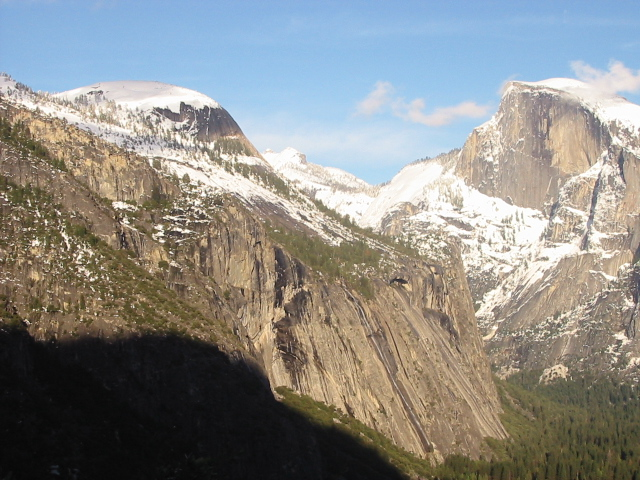
#> input picture Project4_Homography/yosemite1.jpg, 640 x 480 px
$ jupyter execute Homography.ipynb   (shell and % lines are left out)
#> lines starting #> are read from the running program, lines starting #| are printed output that depends on the picture; after the words box and inside, x2 and y2 are one past the last pixel; in counts of white or black regions, pixels touching at a corner belong together
[cell 1]
'''
import library
'''
import numpy as np
import cv2
from scipy.spatial.distance import cdist
import matplotlib.pyplot as plt

[cell 2]
'''
Function (modify)
'''
def compute_homography(p1, p2):
  """
  compute the homography transform
  p1, p2: 4 x 2, 4 groups of corresponding points
  """
  # IMPLEMENT HERE, hint: you may find np.linalg.svd useful

  # construct the A matrix in the same way in the slides
  A = [[p2[0][0],p2[0][1],1,0,0,0,-p2[0][0]*p1[0][0],-p2[0][1]*p1[0][0],-p1[0][0]],
       [0,0,0,p2[0][0],p2[0][1],1,-p2[0][0]*p1[0][1],-p2[0][1]*p1[0][1],-p1[0][1]],
       [p2[1][0],p2[1][1],1,0,0,0,-p2[1][0]*p1[1][0],-p2[1][1]*p1[1][0],-p1[1][0]],
       [0,0,0,p2[1][0],p2[1][1],1,-p2[1][0]*p1[1][1],-p2[1][1]*p1[1][1],-p1[1][1]],
       [p2[2][0],p2[2][1],1,0,0,0,-p2[2][0]*p1[2][0],-p2[2][1]*p1[2][0],-p1[2][0]],
       [0,0,0,p2[2][0],p2[2][1],1,-p2[2][0]*p1[2][1],-p2[2][1]*p1[2][1],-p1[2][1]],
       [p2[3][0],p2[3][1],1,0,0,0,-p2[3][0]*p1[3][0],-p2[3][1]*p1[3][0],-p1[3][0]],
       [0,0,0,p2[3][0],p2[3][1],1,-p2[3][0]*p1[3][1],-p2[3][1]*p1[3][1],-p1[3][1]]
       ]
  # use SVD to find the solution to Ax = 0
  u,s,vh = np.linalg.svd(A)
  # reorgnize the solution vector and normalize it to get homography matrix
  v = vh.T
  h = v[:,-1]/v[-1,-1]
  H = h.reshape(3,3)
  #print(H)
  return H

[cell 3]
## Test ##
p1 = np.array([[366.6972,  106.9789],
  [439.9366,   84.4437],
  [374.5845,  331.2042],
  [428.6690,  326.6972]])

p2 = np.array([ [115.0000,  120.0000],
  [194.0000,  107.0000],
  [109.0000,  351.0000],
  [169.0000,  346.0000] ])
H = compute_homography(p1, p2)
assert np.allclose(H, np.array([[ 6.76097539e-01,  9.12020085e-02,  2.61445474e+02],
       [-1.57581282e-01,  9.59039559e-01,  5.18593524e+00],
       [-4.93549913e-04,  9.67378471e-05,  1.00000000e+00]]))

[cell 4]
def plot_corr(I1, I2, p1, p2):
  """
  utility function to plot correspondence between p1 in I1 and p2 in I2

  I1, I2: H * W, two input images of the same size
  p1, p2: N * 2, points on two images
  """
  I = np.hstack((I1, I2))
  sy,sx = I1.shape[0:2]

  plt.figure()
  plt.imshow(I)
  plt.plot(p1[:, 0], p1[:, 1],'bo')
  plt.plot(sx + p2[:, 0], p2[:, 1],'rx')
  plt.plot(np.c_[p1[:, 0], sx + p2[:, 0]].T, np.c_[p1[:, 1],p2[:, 1]].T, 'g-')
  plt.show()

[cell 5]
'''
Function (modify)
'''
def match_features(f1,f2):
  """
  f1, f2: N * feature_size, two features to be matched
  """

  # IMPLEMENT HERE
  # hint: you may find cdist from scipy.spatial.distance, numpy.argsort useful

  N = f1.shape[0]
  M = f2.shape[0]

  # compute pairwise distance between f1 and f2
  dist = cdist(f1,f2)
  f1_dist = np.argsort(dist)
  f2_dist = np.argsort(dist,0)

  # forward matching, find closet two matches in f2 to f1 and do a ratio test
  match_fwd = []
  min_f1 = f1_dist[:,0]
  second_f1 = f1_dist[:,1]
  for i in range (0,N):
    if ((dist[i,min_f1[i]] / dist[i, second_f1[i]]) < 0.7):
      match_fwd.append([i,min_f1[i]])
  match_fwd = np.array(match_fwd)

  # backward matching, find closet two matches in f1 to f2 and do a ratio test
  match_bkwd = []
  min_f2 = f2_dist[0]
  second_f2 = f2_dist[1]
  for j in range (0, M):
    if ((dist[min_f2[j],j]/dist[second_f2[j],j]) < 0.7):
      match_bkwd.append([min_f2[j],j])
  match_bkwd = np.array(match_bkwd)

  # get the intersect of two matching as the final result with python set
  set1 = set(map(tuple, match_fwd))
  set2 = set(map(tuple, match_bkwd))
  intersect = set1 & set2
  match = np.array(list(intersect))

  return match, match_fwd, match_bkwd

[cell 6]
## Test ##
a = np.array([[2, 3],[5, 8],[4, 10]])
b = np.array([[10, 2],[2, 3],[5, 7],[1, -10]])
match, match_fwd, match_bkwd = match_features(a, b)
assert np.allclose(match, np.array([[0, 1],[1, 2]]))
assert np.allclose(match_fwd, np.array([[0, 1],[1, 2],[2, 2]]))
assert np.allclose(match_bkwd, np.array([[0, 1],[1, 2]]))

[cell 7]
"""
Script (do not modify)
"""

# load images in OpenCV BGR format
I1 = cv2.imread('yosemite1.jpg')
#> I1 is the input picture: shape (480, 640, 3); mean B, G, R 135.4, 139.3, 139.5
I2 = cv2.imread('yosemite2.jpg')
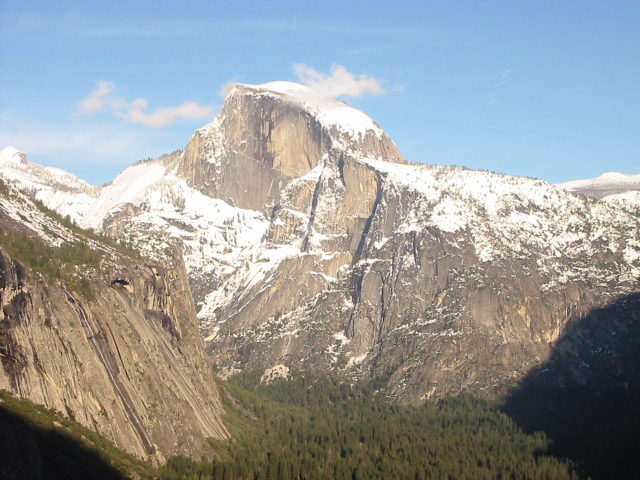
#> input picture Project4_Homography/yosemite2.jpg, 640 x 480 px
#> I2 is the input picture: shape (480, 640, 3); mean B, G, R 155.6, 155.5, 151.7

# create grayscale images
I1_gray = cv2.cvtColor(I1, cv2.COLOR_BGR2GRAY)
I2_gray = cv2.cvtColor(I2, cv2.COLOR_BGR2GRAY)
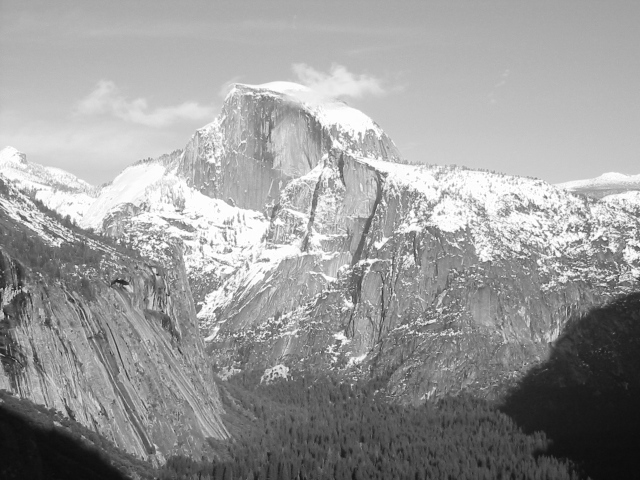
#> I2_gray: shape (480, 640); min 11, max 255, mean 154.4

# convert images to RGB format for display
I1 = cv2.cvtColor(I1, cv2.COLOR_BGR2RGB)
I2 = cv2.cvtColor(I2, cv2.COLOR_BGR2RGB)

# compute SIFT features
sift = cv2.xfeatures2d.SIFT_create()
kp1, des1 = sift.detectAndCompute(I1_gray, None)
#> kp1 = 2504 keypoints; strongest (x, y, size): (6, 199, 1.9), (78, 246, 2.1), (74, 255, 1.9), (46, 222, 2.2)
kp2, des2 = sift.detectAndCompute(I2_gray, None)
#> kp2 = 2343 keypoints; strongest (x, y, size): (604, 239, 2.2), (545, 197, 2.2), (573, 230, 1.9), (118, 241, 2.2)

# match features
match, match_fwd, match_bkwd = match_features(des1, des2)
#> in match_features (call 2), `f2_dist = np.argsort(dist,0)`:
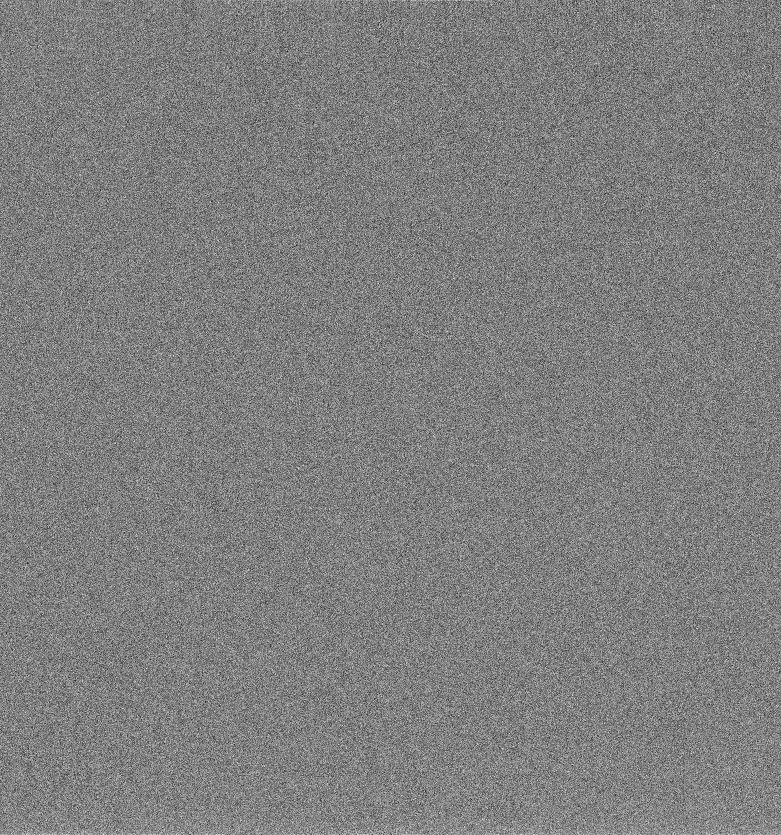
#> f2_dist: shape (2504, 2343) int64 (shown at 1/3 size); min 0, max 2503, mean 1251.5; drawn with min black and max white
#> in match_features (call 2), `min_f1 = f1_dist[:,0]`: min_f1 = 2504 values, max 2336 at index 1551, min 2 at index 1113, mean 1007.9
#> in match_features (call 2), `second_f1 = f1_dist[:,1]`: second_f1 = 2504 values, max 2335 at index 597, min 3 at index 1116, mean 1156.5
#> after the loop in match_features (call 2), `for i in range (0,N):`: match_fwd = 915 pairs, first value 350 to 2503, second value 10 to 2159
#> in match_features (call 2), `min_f2 = f2_dist[0]`: min_f2 = 2343 values, max 2503 at index 1466, min 4 at index 152, mean 1453.9
#> in match_features (call 2), `second_f2 = f2_dist[1]`: second_f2 = 2343 values, max 2502 at index 1715, min 0 at index 1447, mean 1260.7
#> after the loop in match_features (call 2), `for j in range (0, M):`: match_bkwd = 914 pairs, first value 608 to 2496, second value 2 to 2056
#> in match_features (call 2), `set1 = set(map(tuple, match_fwd))`: set1 = 915 items
#> in match_features (call 2), `set2 = set(map(tuple, match_bkwd))`: set2 = 914 items
#> in match_features (call 2), `intersect = set1 & set2`: intersect = 904 items
#> in match_features (call 2), `match = np.array(list(intersect))`: match = 904 pairs, first value 1122 to 2493, second value 10 to 1453

# get corresponding points p1, p2
p1 = np.array([kp.pt for kp in kp1])[match[:, 0]]
#> p1 = 904 pairs, first value 288.9 to 633.5, second value 82.73 to 475.7
p2 = np.array([kp.pt for kp in kp2])[match[:, 1]]
#> p2 = 904 pairs, first value 8.17 to 353.3, second value 85.41 to 476.1

# plot first 20 matching points
plot_corr(I1, I2, p1[:20], p2[:20])
#> in plot_corr, `I = np.hstack((I1, I2))`:
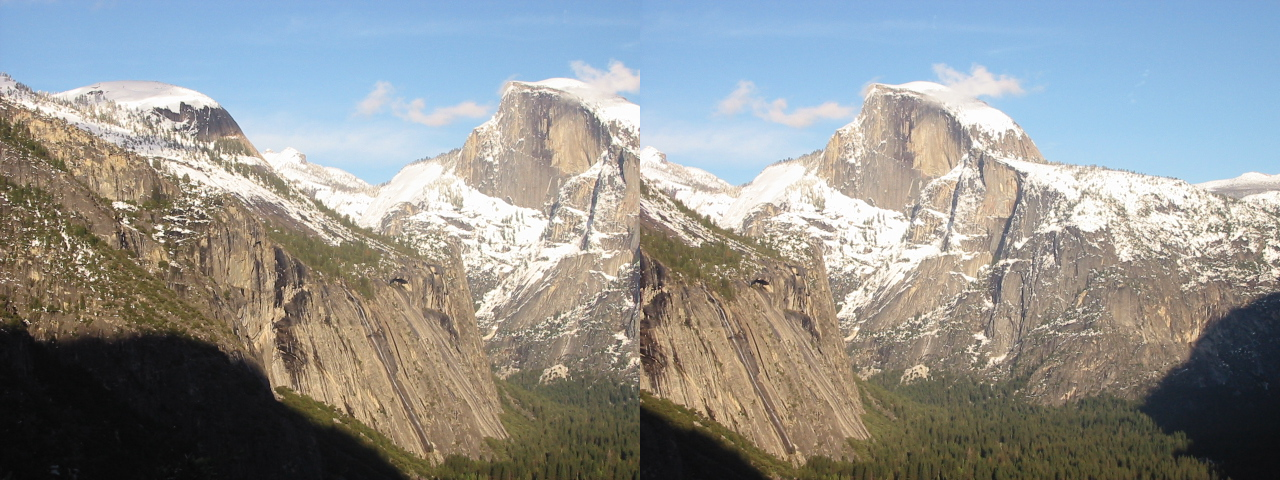
#> I: shape (480, 1280, 3); mean R, G, B 145.6, 147.4, 145.5
#> in plot_corr, `plt.show()`:
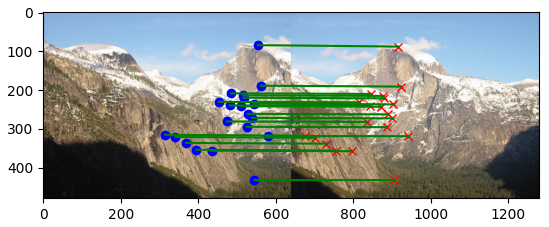
#> figure drawn by matplotlib, 1 panel

[cell 8]
'''
Function (modify)
'''
def ransac_homography(p1, p2):
  """
  p1, p2: N * 2, correponding point coordinates
  """

  # IMPLEMENT HERE

  # decide how many loops to run and what the threshold is
  import math
  w = 0.5
  p = 1-10**(-4)
  n = 4
  threshold = math.sqrt(2)
  iterations = math.ceil(math.log(1-p)/math.log(1-w**n))

  # RANSAC loop, inside in the loop
  nbest = 0
  for i in range (0,iterations):

  #     1. randomly pick n samples from p1 and p2 that is enough to fit a model(n=4 here)
    rd = np.random.choice(p1.shape[0],4)

    p1_sample = [p1[rd[0]],p1[rd[1]],p1[rd[2]],p1[rd[3]]]
    p2_sample = [p2[rd[0]],p2[rd[1]],p2[rd[2]],p2[rd[3]]]

  #     2. fit the model and get a estimation
    H = compute_homography (p1_sample,p2_sample)

  #     3. count consensus(# of inliners that is close to the estimatiion within the threshold)
    inliners = 0
    projected=[]
    for k in range(0,p1.shape[0]):
      temp = H.dot(np.array([p2[k][0],p2[k][1],1]))
      temp = temp/temp[2]
      projected.append(temp)
    projected = np.array(projected)

    for k in range(0,p1.shape[0]):
      distance = math.sqrt((p1[k][0]-projected[k][0])**2 + (p1[k][1]-projected[k][1])**2)
      if (distance <= threshold):
        inliners+=1

  #     4. update the best estimation if the current one is better
    if (inliners>=nbest):
      nbest = inliners
      best_H = H
  return best_H

[cell 9]
## Test ##
p2 = np.random.randint(20, 200, size=(10, 2))
p2_ = np.hstack((p2, np.ones((10, 1)))).T
H = np.array([[ 6.76097539e-01,  9.12020085e-02,  2.61445474e+02],
       [-1.57581282e-01,  9.59039559e-01,  5.18593524e+00],
       [-4.93549913e-04,  9.67378471e-05,  1.00000000e+00]])
p1_ = H @ p2_
p1 = p1_ / p1_[-1, :]
p1 = p1[:2]
p1[:, -1] += 50
p1 = p1.T
assert np.allclose(H, ransac_homography(p1, p2))

[cell 10]
"""
Function (do not modify)
"""
def stitch(I1, I2, H):
    """
    utility function to stitch two images

    Input:

    I1: H1 x W1 x 3, target image
    I2: H2 x W2 x 3, source image
    H: homography matrix such that I1 = H @ I2

    Output:
    I_: stitching result
    """
    eps = 1e-7
    sy1, sx1, sz1 = I1.shape
    sy2, sx2, sz2 = I2.shape
    x2, y2 = np.meshgrid(np.arange(sx2), np.arange(sy2))
    # map I2 to I1
    p1_hat = H @ np.r_[x2.ravel(), y2.ravel(), np.ones_like(x2.ravel())].reshape(3, -1)
    p1_hat = p1_hat[0:2] / (p1_hat[2] + eps)

    # create new dimensions to accomodate points from I2
    p1_hat_xmax = np.max(p1_hat[0])
    p1_hat_xmin = np.min(p1_hat[0])
    p1_hat_ymax = np.max(p1_hat[1])
    p1_hat_ymin = np.min(p1_hat[1])

    xmin = np.rint(np.floor(np.minimum(p1_hat_xmin, 0))).astype(np.int32)
    xmax = np.rint(np.ceil(np.maximum(p1_hat_xmax, sx2))).astype(np.int32)
    ymin = np.rint(np.floor(np.minimum(p1_hat_ymin, 0))).astype(np.int32)
    ymax = np.rint(np.ceil(np.maximum(p1_hat_ymax, sy2))).astype(np.int32)

    # create images for mapping
    I1_ = np.zeros((ymax - ymin, xmax - xmin, 3), dtype=np.uint8)
    I2_ = np.zeros((ymax - ymin, xmax - xmin, 3), dtype=np.uint8)
    I_ = np.zeros((ymax - ymin, xmax - xmin, 3), dtype=np.uint8)

    # I1 is just translated in I_
    I1_[-ymin:sy1 - ymin, -xmin:sx1 - xmin, :] = I1[:min(sy1, ymax), :min(sx1, xmax), :]

    # map I_ to I2 (translation then homography)
    sy2_, sx2_, sz2_ = I2_.shape
    x2_, y2_ = np.meshgrid(np.arange(sx2_), np.arange(sy2_))
    p2_hat = np.linalg.inv(H) @ np.r_[x2_.ravel() + xmin, y2_.ravel() + ymin, np.ones(x2_.size)].reshape(3, -1)
    p2_hat = np.rint(p2_hat[0:2] / (p2_hat[2] + eps)).astype(np.int32)

    # keep only the valid coordinates of I2
    good_x = np.logical_and(p2_hat[0, :] >= 0, p2_hat[0, :] < sx2)
    good_y = np.logical_and(p2_hat[1, :] >= 0, p2_hat[1, :] < sy2)
    good = np.logical_and(good_x, good_y)


    # I2 transformed by homography in I_
    I2_[y2_[good.reshape(x2_.shape)], x2_[good.reshape(x2_.shape)]] = I2[p2_hat[1, good], p2_hat[0, good]]

    # nonoverlapping regions do not require blending
    I2_sum = np.sum(I2_, axis=2)
    I1_sum = np.sum(I1_, axis=2)

    # in no blend area, one of I1_ and I2_ is all 0
    no_blend_area = np.logical_or(I2_sum == 0, I1_sum == 0)
    I_[no_blend_area] = I2_[no_blend_area] + I1_[no_blend_area]

    # in blend area, take the average of I1_ and I2_
    blend_area = np.logical_and(I2_sum > 0, I1_sum > 0)
    I_[blend_area] = (I1_[blend_area] * .5 + I2_[blend_area] * .5).astype(np.uint8)
    return I_

[cell 11]
"""
Script (do not modify)
"""

# load images in OpenCV BGR format
I1 = cv2.imread('yosemite1.jpg')
I2 = cv2.imread('yosemite2.jpg')

# create grayscale images
I1_gray = cv2.cvtColor(I1, cv2.COLOR_BGR2GRAY)
I2_gray = cv2.cvtColor(I2, cv2.COLOR_BGR2GRAY)

# convert images to RGB format for display
I1 = cv2.cvtColor(I1, cv2.COLOR_BGR2RGB)
I2 = cv2.cvtColor(I2, cv2.COLOR_BGR2RGB)

# compute SIFT features
sift = cv2.xfeatures2d.SIFT_create()
kp1, des1 = sift.detectAndCompute(I1_gray, None)
kp2, des2 = sift.detectAndCompute(I2_gray, None)

# match features
match, match_fwd, match_bkwd = match_features(des1, des2)

# get corresponding points p1, p2
p1 = np.array([kp.pt for kp in kp1])[match[:, 0]]
p2 = np.array([kp.pt for kp in kp2])[match[:, 1]]

# plot first 20 matching points
plot_corr(I1, I2, p1[:20], p2[:20])

# estimate homography transform with RANSAC
H = ransac_homography(p1, p2)
#> the loop in ransac_homography (call 2), `for i in range (0,iterations):` made 143 passes
#> s in compute_homography on passes 4, 8, 12, 26, 27, 28, 31: [289577, 71311.2, 579.7, 185.8, 155.8, 38.97, 14.33, 0.112], [311755.7, 92673.3, 553.2, 216.6, 152.4, 33.43, 13.8, 0.085], [403317.1, 57987.6, 686.8, 150.3, 132.1, 18.6, 2.71, 0.0165], [450065.1, 73433.1, 705, 286.7, 149.3, 35.84, 7.9, 0.0155], [427098.3, 60103.3, 744.7, 124.2, 99.42, 14.65, 8, 0.00438], [336954.6, 78899.1, 594, 235.4, 169.6, 40.92, 25.34, 0.031], [371178.3, 41894.3, 656.5, 83.28, 60.31, 6.53, 2.36, 0.0157]
#> H = [[0.931, 0.00405, 280.7], [-0.0296, 0.983, 3.86], [-0.000107, 3.06e-06, 1]]

# stitch two images together and show the results
I = stitch(I1,I2,H)
#> in stitch, `p1_hat_xmax = np.max(p1_hat[0])`: p1_hat_xmax = 940.8
#> in stitch, `p1_hat_xmin = np.min(p1_hat[0])`: p1_hat_xmin = 280.7
#> in stitch, `p1_hat_ymax = np.max(p1_hat[1])`: p1_hat_ymax = 488.3
#> in stitch, `p1_hat_ymin = np.min(p1_hat[1])`: p1_hat_ymin = -16.13
#> in stitch, `xmin = np.rint(np.floor(np.minimum(p1_hat_xmin, 0))).astype(np.int32)`: xmin = 0
#> in stitch, `xmax = np.rint(np.ceil(np.maximum(p1_hat_xmax, sx2))).astype(np.int32)`: xmax = 941
#> in stitch, `ymin = np.rint(np.floor(np.minimum(p1_hat_ymin, 0))).astype(np.int32)`: ymin = -17
#> in stitch, `ymax = np.rint(np.ceil(np.maximum(p1_hat_ymax, sy2))).astype(np.int32)`: ymax = 489
#> in stitch, `I2_sum = np.sum(I2_, axis=2)`:
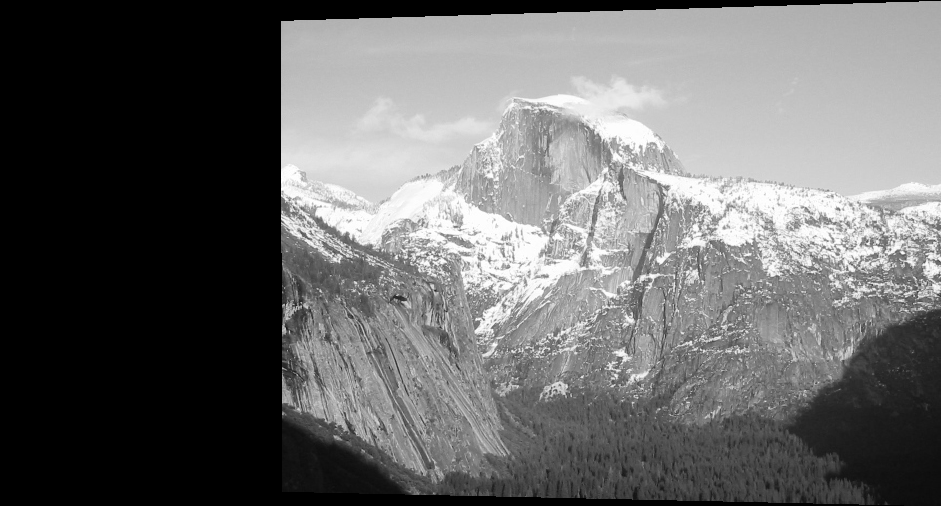
#> I2_sum: shape (506, 941) uint64; min 0, max 765, mean 312.4; drawn with min black and max white
#> in stitch, `I1_sum = np.sum(I1_, axis=2)`:
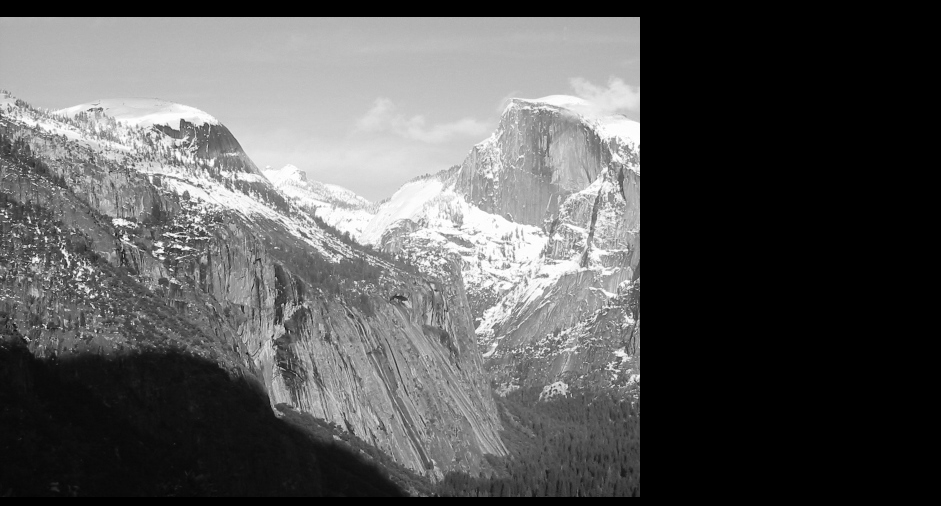
#> I1_sum: shape (506, 941) uint64; min 0, max 765, mean 267.2; drawn with min black and max white
#> in stitch, `no_blend_area = np.logical_or(I2_sum == 0, I1_sum == 0)`:
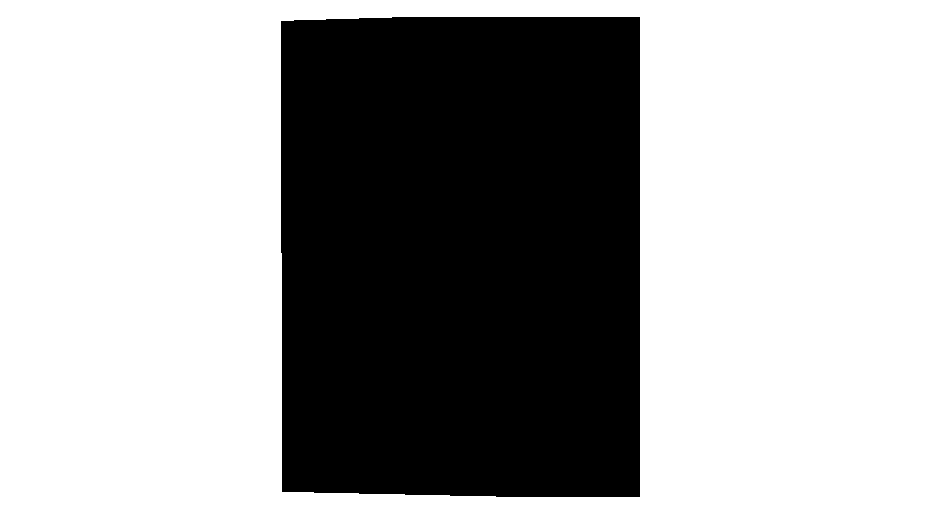
#> no_blend_area: shape (506, 941) bool; 64% white; 1 black region, box (x1, y1, x2, y2) and area: (281, 17, 640, 497) 171215
#> in stitch, `I_[blend_area] = (I1_[blend_area] * .5 + I2_[blend_area] * .5).astype(..`:
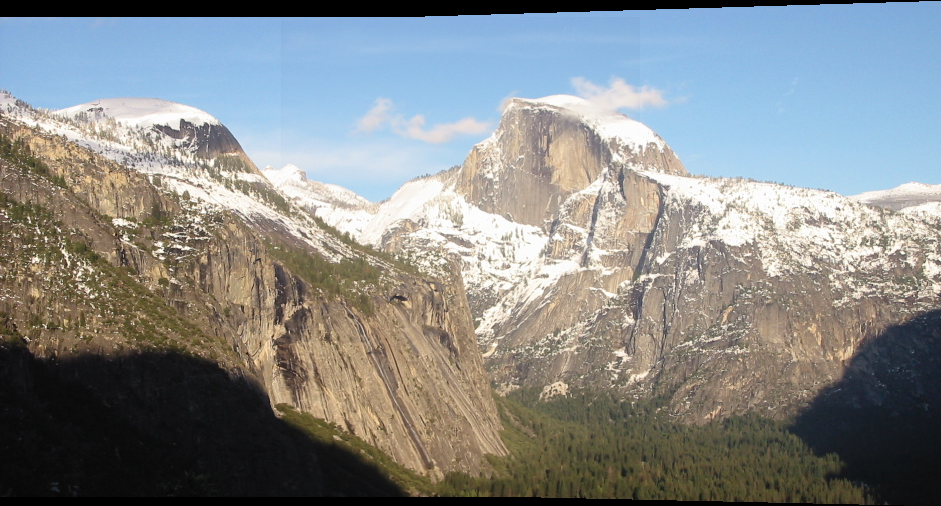
#> I_: shape (506, 941, 3); mean R, G, B 133.7, 136.5, 136.1
plt.figure()
plt.imshow(I)
plt.show()

[cell 12]
p2= np.array([[20, 20],
              [20, 30],
              [20, 40],
              [40, 20],
              [40, 30],
              [40, 40],
              [30, 20],
              [30, 40]])

p2_ = np.hstack((p2, np.ones((p2.shape[0], 1)))).T

H = np.array([[2,  0,  2],
              [0,  2,  3],
              [0,  0,  1]])
p1_ = H @ p2_
p1 = p1_ / p1_[-1, :]
p1 = p1[:2]
p1[:, -1] += 12 # add noise
p1 = p1.T

p2[1, :] -=5 # add noise
plt.plot(p2[:, 0], p2[:, 1], 'ro')
plt.plot(p1[:, 0], p1[:, 1], 'bo')

H_hat = ransac_homography(p1, p2)
#> H_hat = [[2, 4.02e-14, 2], [-9e-14, 2, 3], [-1.04e-15, 7.82e-16, 1]]
print(H_hat)
#| [[ 2.00000000e+00  4.02496068e-14  2.00000000e+00]
#|  [-8.99930267e-14  2.00000000e+00  3.00000000e+00]
#|  [-1.04112798e-15  7.81818201e-16  1.00000000e+00]]
p2_ = np.hstack((p2, np.ones((p2.shape[0], 1)))).T
p1_hat_ = H_hat @ p2_
p1_hat = p1_hat_ / p1_hat_[-1, :]
p1_hat = p1_hat[:2]
p1_hat = p1_hat.T
#> p1_hat = [[42, 43], [32, 53], [42, 83], [82, 43], [82, 63], [82, 83], [62, 43], [62, 83]]
plt.plot(p1_hat[:, 0], p1_hat[:, 1], 'rx')
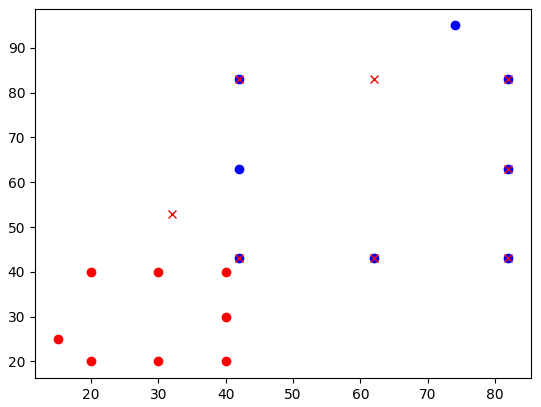
#> figure drawn by matplotlib, 1 panel
